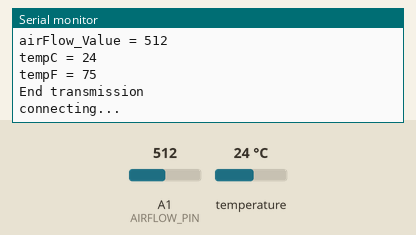
Simulated run of this sketch. Board: Arduino Uno, built with avr-gcc and run on an emulated ATmega328P. On the bench: the last lines printed to the serial monitor. The test bench sets the inputs (shaded band); at power-on: temperature 24 °C, A1 (AIRFLOW_PIN) = 512. WiFi joins after 1.5 s; servers stay silent unless stated; uploads are accepted with an empty reply.

Above: at 2.7 s.
2.8 s: temperature set to 12 °C
At 3.09 s:
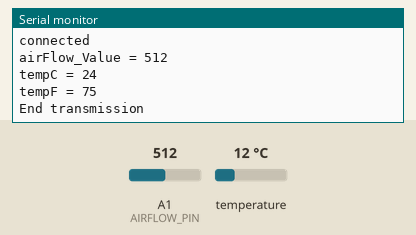
4.3 s: A1 (AIRFLOW_PIN) set to 716
At 4.51 s:
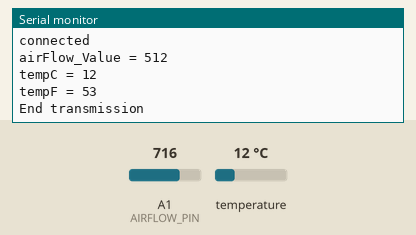
5.8 s: temperature set to 41 °C
At 6.4 s:
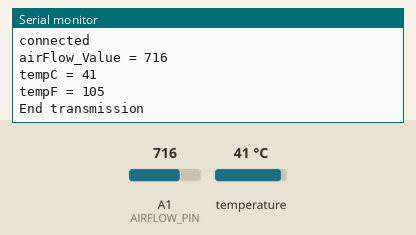
8.8 s: A1 (AIRFLOW_PIN) set to 900
At 8.98 s:
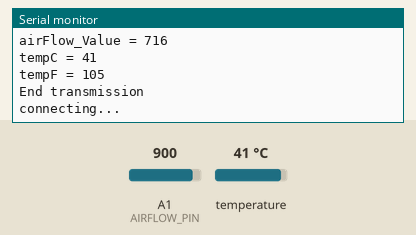
10.3 s: temperature set to 19 °C
At 11.14 s:
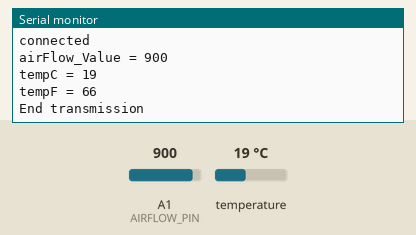
Timing chart, 0 to 13.3 s (numbered marks = the images above; inputs shaded):
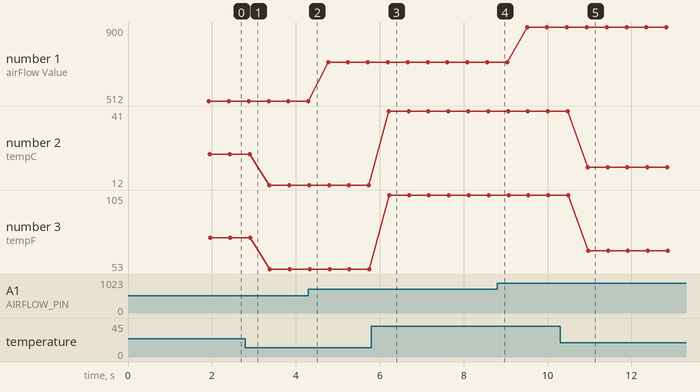

Measured:
- after the input at 5.8 s, the serial monitor: prints a new line after 0.41 s (image 3)
- after the input at 10.3 s, the serial monitor: prints a new line after 0.66 s (image 5)
- plotted number 1: 512 → 716 after the input at 4.3 s, 716 → 900 after the input at 8.8 s
- plotted number 2: 24 → 12 after the input at 2.8 s, 12 → 41 after the input at 5.8 s, 41 → 19 after the input at 10.3 s
- plotted number 3: 75 → 53 after the input at 2.8 s, 53 → 105 after the input at 5.8 s, 105 → 66 after the input at 10.3 s

The sketch:

read_sensors.ino
```cpp
#include <OneWire.h>
#include <DallasTemperature.h>
#include <Ethernet.h>
#include <SPI.h>
#include <Client.h>

// constants
#define AIRFLOW_PIN A1
#define TEMP_PIN 2

// variables
int airFlow_Value = 0;
int tempC = 0;
int tempF = 0;

OneWire oneWire(TEMP_PIN); // Setup to communicate with any OneWire devices
DallasTemperature sensors(&oneWire); // Pass oneWire reference to Dallas Temperature
DeviceAddress tempSensor = { 0x28, 0xB0, 0xD5, 0xA7, 0x04, 0x00, 0x00, 0x24 }; // Temp sensor address

byte mac[] = {0x90, 0xA2, 0xDA, 0x0E, 0x98, 0x5C}; //Ethernet shield mac address
char server[] = "http://localhost.ucsd.edu";
long time;

EthernetClient client;

void setup()
{
  Serial.begin(9600);
  if (Ethernet.begin(mac)==1);{
    Serial.println("Ethernet configured."); //check ethernet connection
  }
  pinMode(AIRFLOW_PIN, INPUT);
  sensors.begin();
  sensors.setResolution(tempSensor, 10);
}

void loop()
{//read sensors
  airFlow_Value = analogRead(AIRFLOW_PIN);
  sensors.requestTemperatures();
  tempC = sensors.getTempC(tempSensor);
  tempF = (DallasTemperature::toFahrenheit(tempC));
  report(time, airFlow_Value, tempC, tempF);
}

void report(long time, int airFlow_Value, int tempC, int tempF)
{
  Serial.println("connecting...");

  if (client.connect(server, 80)){
    Serial.println("connected");

    //construct URL of script that will insert data into database

    client.print("GET http://localhost/sensors.php");
    client.print("?time=");
    client.print(time);

    client.print("&airFlow_Value=");
    client.print(airFlow_Value);
    client.print("&tempC=");
    client.print(tempC);
    client.print("&tempF=");
    client.print(tempF);
    client.println();
    client.println();

   /*print to serial monitor as a quick check
   to make sure sensors are working*/
   Serial.print("airFlow_Value = ");
   Serial.println(airFlow_Value);
   Serial.print("tempC = ");
   Serial.println(tempC);
   Serial.print("tempF = ");
   Serial.println(tempF);

   Serial.println("End transmission");

   while(client.available()) {
     client.read();
   }

   if(!client.connected()) {
     client.stop(); //kills connection
     Serial.println("Disconnected");
     delay(2000);
   }

  }
  else {
    Serial.println("connection failed");
  }
}
```
